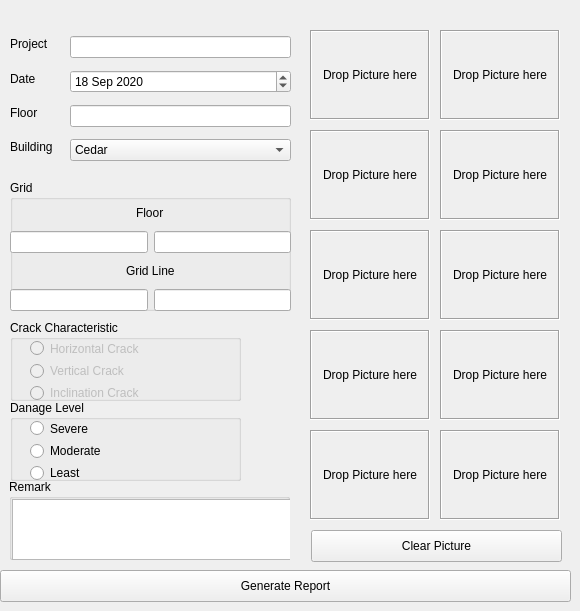
    <widget class="QWidget" name="tab_4">
     <attribute name="title">
      <string>Wall</string>
     </attribute>
     <widget class="QWidget" name="verticalLayoutWidget_5">
      <property name="geometry">
       <rect>
        <x>70</x>
        <y>30</y>
        <width>221</width>
        <height>141</height>
       </rect>
      </property>
      <layout class="QVBoxLayout" name="verticalLayout_5">
       <item>
        <widget class="QLineEdit" name="project4"/>
       </item>
       <item>
        <widget class="QDateEdit" name="dateEdit4">
         <property name="dateTime">
          <datetime>
           <hour>0</hour>
           <minute>0</minute>
           <second>0</second>
           <year>2020</year>
           <month>9</month>
           <day>18</day>
          </datetime>
         </property>
        </widget>
       </item>
       <item>
        <widget class="QLineEdit" name="floor4"/>
       </item>
       <item>
        <widget class="QComboBox" name="comboBox4">
         <property name="editable">
          <bool>false</bool>
         </property>
         <property name="currentText">
          <string>Cedar</string>
         </property>
         <property name="currentIndex">
          <number>0</number>
         </property>
         <item>
          <property name="text">
           <string>Cedar</string>
          </property>
         </item>
         <item>
          <property name="text">
           <string>Ebony</string>
          </property>
         </item>
         <item>
          <property name="text">
           <string>Oak</string>
          </property>
         </item>
         <item>
          <property name="text">
           <string>Pine</string>
          </property>
         </item>
         <item>
          <property name="text">
           <string>Lobby</string>
          </property>
         </item>
         <item>
          <property name="text">
           <string>Parking area</string>
          </property>
         </item>
         <item>
          <property name="text">
           <string>Ebony wing</string>
          </property>
         </item>
         <item>
          <property name="text">
           <string>Road area</string>
          </property>
         </item>
        </widget>
       </item>
      </layout>
     </widget>
     <widget class="QGroupBox" name="groupBox_5">
      <property name="geometry">
       <rect>
        <x>10</x>
        <y>180</y>
        <width>281</width>
        <height>131</height>
       </rect>
      </property>
      <property name="title">
       <string>Grid</string>
      </property>
      <widget class="QWidget" name="verticalLayoutWidget_7">
       <property name="geometry">
        <rect>
         <x>0</x>
         <y>20</y>
         <width>281</width>
         <height>111</height>
        </rect>
       </property>
       <layout class="QVBoxLayout" name="verticalLayout_7">
        <item alignment="Qt::AlignHCenter">
         <widget class="QLabel" name="label_7">
          <property name="text">
           <string>Floor</string>
          </property>
         </widget>
        </item>
        <item>
         <layout class="QHBoxLayout" name="horizontalLayout_3">
          <item>
           <widget class="QLineEdit" name="A1_4"/>
          </item>
          <item>
           <widget class="QLineEdit" name="A2_4"/>
          </item>
         </layout>
        </item>
        <item alignment="Qt::AlignHCenter">
         <widget class="QLabel" name="label_8">
          <property name="text">
           <string>Grid Line</string>
          </property>
         </widget>
        </item>
        <item>
         <layout class="QHBoxLayout" name="horizontalLayout_4">
          <item>
           <widget class="QLineEdit" name="N1_4"/>
          </item>
          <item>
           <widget class="QLineEdit" name="N2_4"/>
          </item>
         </layout>
        </item>
       </layout>
      </widget>
     </widget>
     <widget class="QGroupBox" name="groupBox_6">
      <property name="geometry">
       <rect>
        <x>10</x>
        <y>400</y>
        <width>231</width>
        <height>81</height>
       </rect>
      </property>
      <property name="title">
       <string>Danage Level</string>
      </property>
      <widget class="QWidget" name="verticalLayoutWidget_8">
       <property name="geometry">
        <rect>
         <x>20</x>
         <y>20</y>
         <width>227</width>
         <height>61</height>
        </rect>
       </property>
       <layout class="QVBoxLayout" name="verticalLayout_8">
        <item>
         <widget class="QRadioButton" name="DL1_4">
          <property name="text">
           <string>Severe</string>
          </property>
         </widget>
        </item>
        <item>
         <widget class="QRadioButton" name="DL2_4">
          <property name="text">
           <string>Moderate</string>
          </property>
         </widget>
        </item>
        <item>
         <widget class="QRadioButton" name="DL3_4">
          <property name="text">
           <string>Least</string>
          </property>
         </widget>
        </item>
       </layout>
      </widget>
     </widget>
     <widget class="QGroupBox" name="groupBox_7">
      <property name="geometry">
       <rect>
        <x>9</x>
        <y>479</y>
        <width>281</width>
        <height>81</height>
       </rect>
      </property>
      <property name="title">
       <string>Remark</string>
      </property>
      <widget class="QTextEdit" name="remark4">
       <property name="geometry">
        <rect>
         <x>3</x>
         <y>20</y>
         <width>281</width>
         <height>61</height>
        </rect>
       </property>
      </widget>
     </widget>
     <widget class="DropIn" name="Pic3_4">
      <property name="geometry">
       <rect>
        <x>310</x>
        <y>130</y>
        <width>120</width>
        <height>90</height>
       </rect>
      </property>
      <property name="acceptDrops">
       <bool>true</bool>
      </property>
      <property name="autoFillBackground">
       <bool>false</bool>
      </property>
      <property name="frameShape">
       <enum>QFrame::Box</enum>
      </property>
      <property name="frameShadow">
       <enum>QFrame::Sunken</enum>
      </property>
      <property name="text">
       <string>Drop Picture here</string>
      </property>
      <property name="alignment">
       <set>Qt::AlignCenter</set>
      </property>
     </widget>
     <widget class="DropIn" name="Pic4_4">
      <property name="geometry">
       <rect>
        <x>440</x>
        <y>130</y>
        <width>120</width>
        <height>90</height>
       </rect>
      </property>
      <property name="acceptDrops">
       <bool>true</bool>
      </property>
      <property name="autoFillBackground">
       <bool>false</bool>
      </property>
      <property name="frameShape">
       <enum>QFrame::Box</enum>
      </property>
      <property name="frameShadow">
       <enum>QFrame::Sunken</enum>
      </property>
      <property name="text">
       <string>Drop Picture here</string>
      </property>
      <property name="alignment">
       <set>Qt::AlignCenter</set>
      </property>
     </widget>
     <widget class="DropIn" name="Pic2_4">
      <property name="geometry">
       <rect>
        <x>440</x>
        <y>30</y>
        <width>120</width>
        <height>90</height>
       </rect>
      </property>
      <property name="acceptDrops">
       <bool>true</bool>
      </property>
      <property name="autoFillBackground">
       <bool>false</bool>
      </property>
      <property name="frameShape">
       <enum>QFrame::Box</enum>
      </property>
      <property name="frameShadow">
       <enum>QFrame::Sunken</enum>
      </property>
      <property name="text">
       <string>Drop Picture here</string>
      </property>
      <property name="alignment">
       <set>Qt::AlignCenter</set>
      </property>
     </widget>
     <widget class="DropIn" name="Pic7_4">
      <property name="geometry">
       <rect>
        <x>310</x>
        <y>330</y>
        <width>120</width>
        <height>90</height>
       </rect>
      </property>
      <property name="acceptDrops">
       <bool>true</bool>
      </property>
      <property name="autoFillBackground">
       <bool>false</bool>
      </property>
      <property name="frameShape">
       <enum>QFrame::Box</enum>
      </property>
      <property name="frameShadow">
       <enum>QFrame::Sunken</enum>
      </property>
      <property name="text">
       <string>Drop Picture here</string>
      </property>
      <property name="alignment">
       <set>Qt::AlignCenter</set>
      </property>
     </widget>
     <widget class="DropIn" name="Pic10_4">
      <property name="geometry">
       <rect>
        <x>440</x>
        <y>430</y>
        <width>120</width>
        <height>90</height>
       </rect>
      </property>
      <property name="acceptDrops">
       <bool>true</bool>
      </property>
      <property name="autoFillBackground">
       <bool>false</bool>
      </property>
      <property name="frameShape">
       <enum>QFrame::Box</enum>
      </property>
      <property name="frameShadow">
       <enum>QFrame::Sunken</enum>
      </property>
      <property name="text">
       <string>Drop Picture here</string>
      </property>
      <property name="alignment">
       <set>Qt::AlignCenter</set>
      </property>
     </widget>
     <widget class="DropIn" name="Pic1_4">
      <property name="geometry">
       <rect>
        <x>310</x>
        <y>30</y>
        <width>120</width>
        <height>90</height>
       </rect>
      </property>
      <property name="acceptDrops">
       <bool>true</bool>
      </property>
      <property name="autoFillBackground">
       <bool>false</bool>
      </property>
      <property name="frameShape">
       <enum>QFrame::Box</enum>
      </property>
      <property name="frameShadow">
       <enum>QFrame::Sunken</enum>
      </property>
      <property name="text">
       <string>Drop Picture here</string>
      </property>
      <property name="alignment">
       <set>Qt::AlignCenter</set>
      </property>
     </widget>
     <widget class="DropIn" name="Pic8_4">
      <property name="geometry">
       <rect>
        <x>440</x>
        <y>330</y>
        <width>120</width>
        <height>90</height>
       </rect>
      </property>
      <property name="acceptDrops">
       <bool>true</bool>
      </property>
      <property name="autoFillBackground">
       <bool>false</bool>
      </property>
      <property name="frameShape">
       <enum>QFrame::Box</enum>
      </property>
      <property name="frameShadow">
       <enum>QFrame::Sunken</enum>
      </property>
      <property name="text">
       <string>Drop Picture here</string>
      </property>
      <property name="alignment">
       <set>Qt::AlignCenter</set>
      </property>
     </widget>
     <widget class="DropIn" name="Pic6_4">
      <property name="geometry">
       <rect>
        <x>440</x>
        <y>230</y>
        <width>120</width>
        <height>90</height>
       </rect>
      </property>
      <property name="acceptDrops">
       <bool>true</bool>
      </property>
      <property name="autoFillBackground">
       <bool>false</bool>
      </property>
      <property name="frameShape">
       <enum>QFrame::Box</enum>
      </property>
      <property name="frameShadow">
       <enum>QFrame::Sunken</enum>
      </property>
      <property name="text">
       <string>Drop Picture here</string>
      </property>
      <property name="alignment">
       <set>Qt::AlignCenter</set>
      </property>
     </widget>
     <widget class="QWidget" name="verticalLayoutWidget_10">
      <property name="geometry">
       <rect>
        <x>10</x>
        <y>30</y>
        <width>61</width>
        <height>131</height>
       </rect>
      </property>
      <layout class="QVBoxLayout" name="verticalLayout_10">
       <item>
        <widget class="QLabel" name="label_9">
         <property name="text">
          <string>Project</string>
         </property>
        </widget>
       </item>
       <item>
        <widget class="QLabel" name="label_10">
         <property name="text">
          <string>Date</string>
         </property>
        </widget>
       </item>
       <item>
        <widget class="QLabel" name="label_11">
         <property name="text">
          <string>Floor</string>
         </property>
        </widget>
       </item>
       <item>
        <widget class="QLabel" name="label_12">
         <property name="text">
          <string>Building</string>
         </property>
        </widget>
       </item>
      </layout>
     </widget>
     <widget class="DropIn" name="Pic9_4">
      <property name="geometry">
       <rect>
        <x>310</x>
        <y>430</y>
        <width>120</width>
        <height>90</height>
       </rect>
      </property>
      <property name="acceptDrops">
       <bool>true</bool>
      </property>
      <property name="autoFillBackground">
       <bool>false</bool>
      </property>
      <property name="frameShape">
       <enum>QFrame::Box</enum>
      </property>
      <property name="frameShadow">
       <enum>QFrame::Sunken</enum>
      </property>
      <property name="text">
       <string>Drop Picture here</string>
      </property>
      <property name="alignment">
       <set>Qt::AlignCenter</set>
      </property>
     </widget>
     <widget class="QPushButton" name="clearpic_4">
      <property name="geometry">
       <rect>
        <x>311</x>
        <y>530</y>
        <width>251</width>
        <height>32</height>
       </rect>
      </property>
      <property name="text">
       <string>Clear Picture</string>
      </property>
     </widget>
     <widget class="DropIn" name="Pic5_4">
      <property name="geometry">
       <rect>
        <x>310</x>
        <y>230</y>
        <width>120</width>
        <height>90</height>
       </rect>
      </property>
      <property name="acceptDrops">
       <bool>true</bool>
      </property>
      <property name="autoFillBackground">
       <bool>false</bool>
      </property>
      <property name="frameShape">
       <enum>QFrame::Box</enum>
      </property>
      <property name="frameShadow">
       <enum>QFrame::Sunken</enum>
      </property>
      <property name="text">
       <string>Drop Picture here</string>
      </property>
      <property name="alignment">
       <set>Qt::AlignCenter</set>
      </property>
     </widget>
     <widget class="QPushButton" name="pushButton4">
      <property name="geometry">
       <rect>
        <x>0</x>
        <y>570</y>
        <width>571</width>
        <height>32</height>
       </rect>
      </property>
      <property name="text">
       <string>Generate Report</string>
      </property>
     </widget>
     <widget class="QGroupBox" name="groupBox_21">
      <property name="geometry">
       <rect>
        <x>10</x>
        <y>320</y>
        <width>231</width>
        <height>81</height>
       </rect>
      </property>
      <property name="title">
       <string>Crack Characteristic</string>
      </property>
      <widget class="QWidget" name="verticalLayoutWidget_30">
       <property name="geometry">
        <rect>
         <x>20</x>
         <y>20</y>
         <width>227</width>
         <height>61</height>
        </rect>
       </property>
       <layout class="QVBoxLayout" name="verticalLayout_33">
        <item>
         <widget class="QRadioButton" name="CC1_5">
          <property name="enabled">
           <bool>false</bool>
          </property>
          <property name="text">
           <string>Horizontal Crack</string>
          </property>
         </widget>
        </item>
        <item>
         <widget class="QRadioButton" name="CC2_5">
          <property name="enabled">
           <bool>false</bool>
          </property>
          <property name="text">
           <string>Vertical Crack</string>
          </property>
         </widget>
        </item>
        <item>
         <widget class="QRadioButton" name="CC3_5">
          <property name="enabled">
           <bool>false</bool>
          </property>
          <property name="text">
           <string>Inclination Crack</string>
          </property>
         </widget>
        </item>
       </layout>
      </widget>
     </widget>
    </widget>
